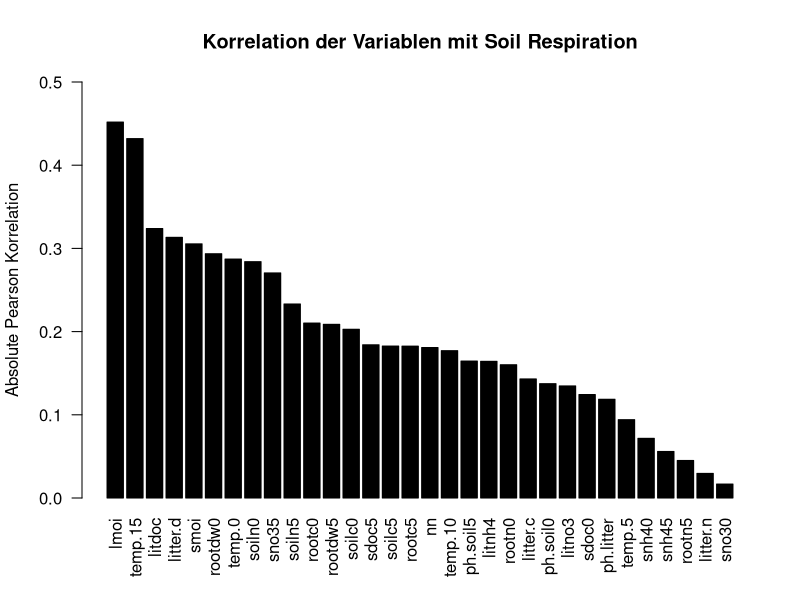
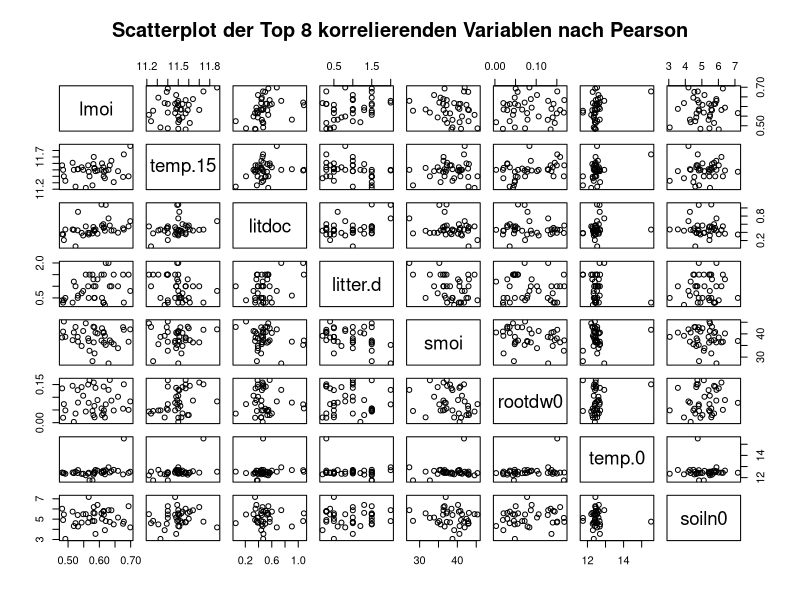
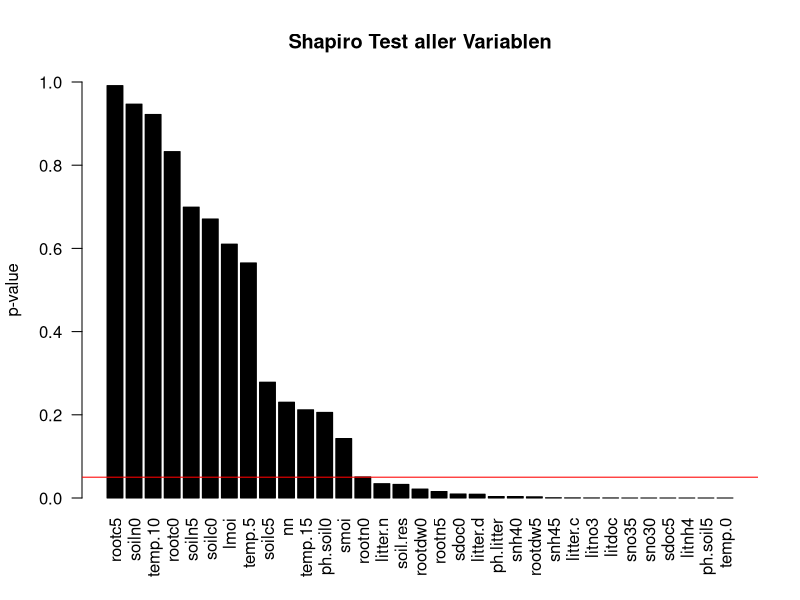
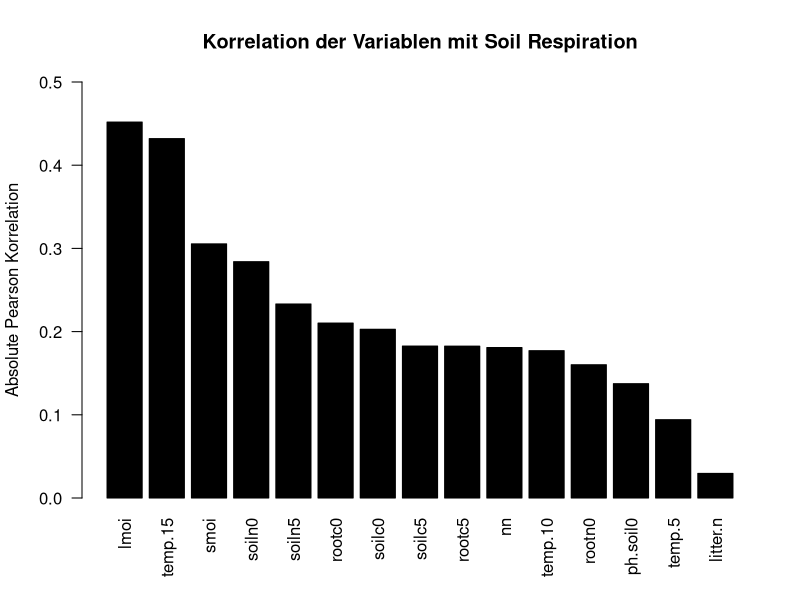
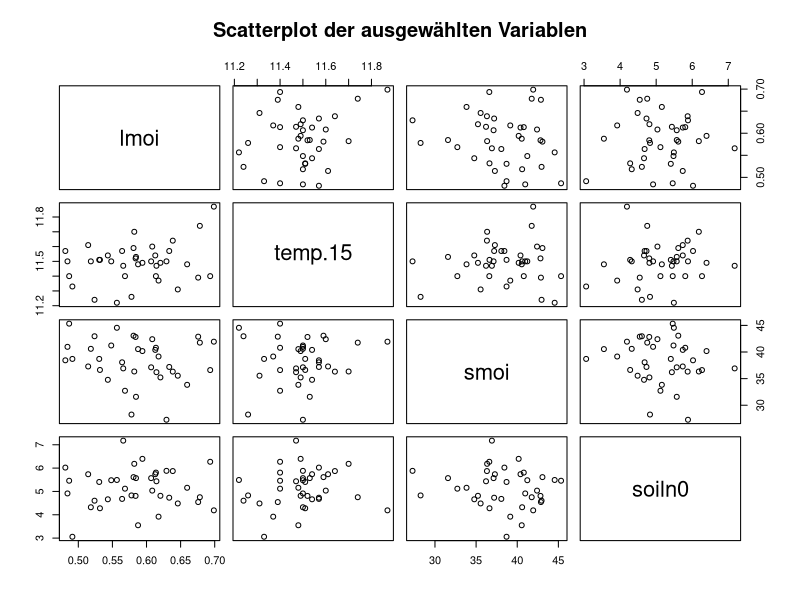
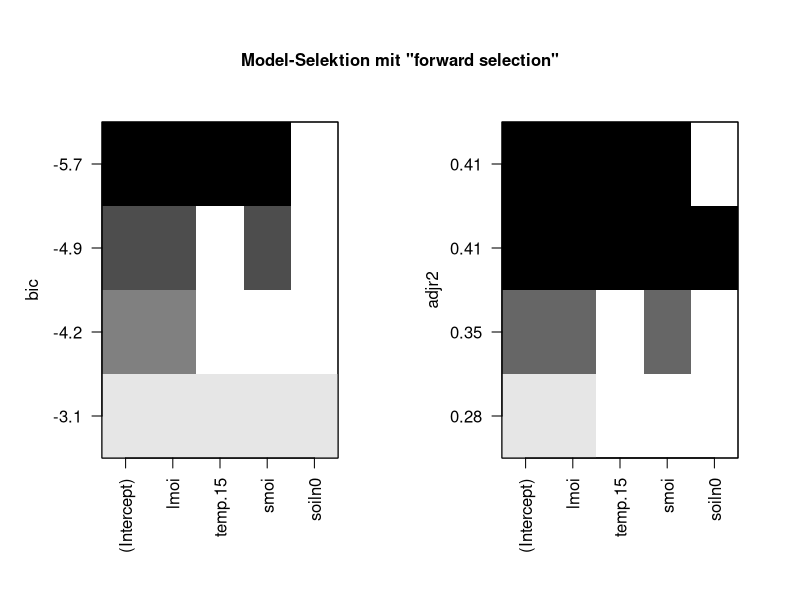

Recreate these plots in R, in order.
hainich <- read.csv("hainich.csv", sep = ";", dec = ".")

# Correlation mit Pearson
hainich.pear <- abs(cor(hainich))["soil.res",-1]
hainich.pear.ordered <- hainich.pear[order(hainich.pear, decreasing = T)]
#png(file="../doc/fig/correlation-pearson.png",width=800,height=360)
barplot(hainich.pear.ordered, las = 2, ylim = c(0,0.5), col = "black",
        ylab = "Absolute Pearson Korrelation", main = "Korrelation der Variablen mit Soil Respiration")
#dev.off()

names(hainich.pear.ordered)
# fig/scatterplot-pearson-top8.png
#png(file="../doc/fig/scatterplot-pearson-top8.png",width=800,height=800)
pairs(~ lmoi + temp.15 + litdoc + litter.d  + smoi + rootdw0 + temp.0 + soiln0, data=hainich ,main="Scatterplot der Top 8 korrelierenden Variablen nach Pearson")
#dev.off()

# Shapiro normalverteilt?
hainich.shapiro <- mapply(function(x) shapiro.test(x)$p.value, hainich)
hainich.shapiro.ordered <- hainich.shapiro[order(hainich.shapiro, decreasing = T)]
#png(file="../doc/fig/normalverteilung-shapiro.png",width=800,height=360)
barplot(hainich.shapiro.ordered, las = 2, ylim = c(0,1), col = "black",
        ylab = "p-value", main = "Shapiro Test aller Variablen")
abline(h=0.05, col="red")
#dev.off()

hainich.normal <- hainich[names(hainich.shapiro.ordered[hainich.shapiro.ordered > 0.032])]

# Correlation mit Pearson
hainich.pear <- abs(cor(hainich.normal))["soil.res",-16]
hainich.pear.ordered <- hainich.pear[order(hainich.pear, decreasing = T)]
#png(file="../doc/fig/correlation-pearson.png",width=800,height=360)
barplot(hainich.pear.ordered, las = 2, ylim = c(0,0.5), col = "black",
        ylab = "Absolute Pearson Korrelation", main = "Korrelation der Variablen mit Soil Respiration")
#dev.off()






# fig/scatterplot-pearson-top8-normalverteilt.png
png(file="../doc/fig/scatterplot-pearson-normalverteilt.png",width=800,height=800)
pairs(~ lmoi + temp.15 + smoi + soiln0, data=hainich ,main="Scatterplot der ausgewählten Variablen")
dev.off()
#pairs(~ lmoi + log(temp.15) + smoi + soiln0, data=hainich ,main="Simple Scatterplot Matrix")

#shapiro.test(hainich$soiln0)$p.value
#shapiro.test(log(hainich$soiln0))$p.value

#pairs(~ soil.res + exp(temp.15) + exp(temp.10) + exp(temp.5) + exp(temp.0), data=hainich[2:38,])

# sampling training data
set.seed(1337)
testFraction <- 0.2 #Fraction of data used for testing (estimate for integer sample size)
sampleCount <- dim(hainich)[1]
index <- sample(1:sampleCount, round(testFraction * sampleCount))
hainich.test <- hainich[index,]
hainich.train <- hainich[-index,]

null <- lm(soil.res ~ 1, data = hainich.train)
# Top 15 Variablen
#full <- lm(soil.res ~ 1 + lmoi + temp.15 + litdoc + litter.d + smoi + rootdw0 + temp.0 + soiln0 + sno35 + soiln5 + rootc0 + rootdw5 + soilc0 + sdoc5 + soilc5, data = hainich.train)
# Top 6 Variablen
#full <- lm(soil.res ~ 1 + lmoi + temp.15 + litdoc + litter.d + smoi + rootdw0, data = hainich.train)
# Top 8 nur normalverteilte Variablen = 4
full <- lm(soil.res ~ 1 + lmoi + temp.15 + smoi + soiln0, data=hainich.train)

step(null, scope=list(lower=null, upper=full), direction="forward")

#info: http://www.stat.columbia.edu/~martin/W2024/R10.pdf
library("leaps")
hainich.leaps <- regsubsets(soil.res ~ 1 + lmoi + temp.15 + smoi + soiln0,
                             data=hainich.train, method = "forward")

summary(hainich.leaps)
png("../doc/fig/variablenselektion-bic-adjr2.png", width = 400, height = 270)
par(mfrow=c(1,2))
plot(hainich.leaps, scale="bic")
plot(hainich.leaps, scale="adjr2")
mtext("Model-Selektion mit \"forward selection\"", side=3, outer=TRUE, line=-3.5, cex=1, font = 2)
dev.off()
summary(hainich.leaps)$bic
